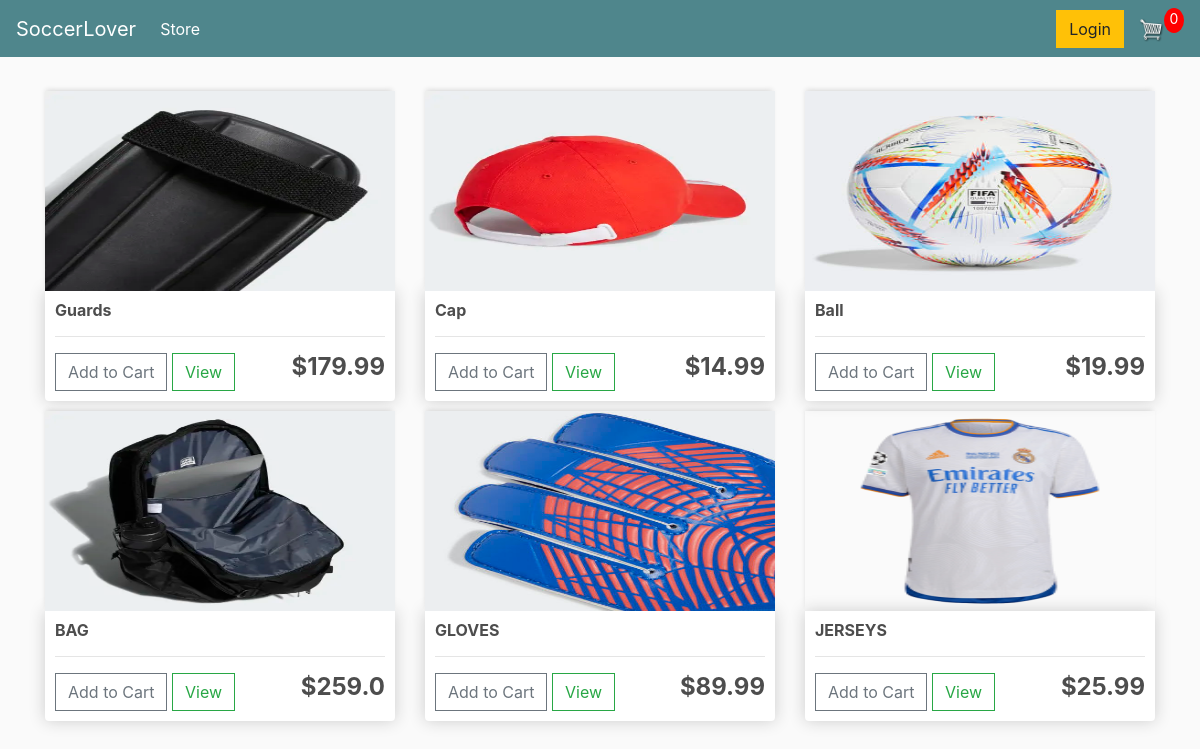
The page / on the database its author committed.
### store/models.py (models this page shows, shortened)
class Product(models.Model):
	name = models.CharField(max_length=200)
	price = models.FloatField()
	digital = models.BooleanField(default=False,null=True, blank=True)
	image = models.ImageField(null=True, blank=True)
	@property
	def imageURL(self):
		try:
			url = self.image.url
		except:
			url = ''
		return url

### store/views.py (the view)
# urls.py: path('', include('store.urls')),
def store(request):
	if request.user.is_authenticated:
		customer = request.user.customer
		order, created = Order.objects.get_or_create(customer=customer, complete=False)
		items = order.orderitem_set.all()
		cartItems = order.get_cart_items
	else:
		items = []
		order = {'get_cart_total':0, 'get_cart_items':0, 'shipping':False}
		cartItems = order['get_cart_items']
	products = Product.objects.all()
	context = {'products':products, 'cartItems':cartItems}
	return render(request, 'store/store.html', context)

### store/templates/store/store.html
{% extends 'store/main.html' %}
{% load static %}
{% block content %}
	<div class="row">
		{% for product in products %}
		<div class="col-lg-4">
			<img class="thumbnail" src="{{product.imageURL}}">
			<div class="box-element product">
				<h6><strong>{{product.name}}</strong></h6>
				<hr>
				<button data-product="{{product.id}}" data-action="add" class="btn btn-outline-secondary add-btn update-cart">Add to Cart</button>
				<a class="btn btn-outline-success" href="#">View</a>
				<h4 style="display: inline-block; float: right"><strong>${{product.price}}</strong></h4>
			</div>
		</div>
		{% endfor %}
	</div>
{% endblock content %}

### store/templates/store/main.html (shortened to what this page needs)
<!DOCTYPE html>
{% load static %}
<html>
<head>
	<link rel="stylesheet" href="https://stackpath.bootstrapcdn.com/bootstrap/4.4.1/css/bootstrap.min.css">
	<link rel="stylesheet" type="text/css" href="{% static 'css/main.css' %}">
</head>
<body>
	<nav class="navbar navbar-expand-lg navbar-dark bg-dark">
	  <a class="navbar-brand" href="{% url 'store' %}">SoccerLover</a>
	  <div class="collapse navbar-collapse" id="navbarSupportedContent">
	    <ul class="navbar-nav mr-auto">
	      <li class="nav-item active">
	        <a class="nav-link" href="{% url 'store' %}">Store <span class="sr-only">(current)</span></a>
	      </li>
	    </ul>
	    <div class="form-inline my-2 my-lg-0">
	     	<a href="#"class="btn btn-warning">Login</a>
	     	<a href="{% url 'cart' %}">
	    		<img  id="cart-icon" src="{% static 'images/cart.png' %}">
	    	</a>
	    	<p id="cart-total">{{cartItems}}</p>
	    </div>
	  </div>
	</nav>
     <div class="container">
            <br>
            {% block content %}
            {% endblock content %}
         </div>
</body>
</html>

### static/css/main.css (style rules this page uses)
body { background-color: hsl(0, 0%, 98%); }
h1,h2,h3,h4,h5,h6 { color:hsl(0, 0%, 30%); }
.box-element { box-shadow:hsl(0, 0%, 80%) 0 0 16px; background-color: #fff; border-radius: 4px; padding: 10px; }
.thumbnail { width: 100%; height: 200px; -webkit-box-shadow: -1px -3px 5px -2px rgba(214,214,214,1); -moz-box-shadow: -1px -3px 5px -2px rgba(214,214,214,1); box-shadow: -1px -3px 5px -2px rgba(214,214,214,1); }
.product { border-radius: 0 0 4px 4px; }
.bg-dark { background-color: #4f868c!important; }
#cart-icon { width:25px; display: inline-block; margin-left: 15px; }
#cart-total { display: block; text-align: center; color:#fff; background-color: red; width: 20px; height: 25px; border-radius: 50%; font-size: 14px; }
.col-lg-4, .col-lg-6, .col-lg-8, .col-lg-12 { margin-top: 10px; }
.btn { border-radius: 0; }

### rows shown on the page
Product: imageURL (picture), name "Guards", price "179.99"
Product: imageURL (picture), name "Cap", price "14.99"
Product: imageURL (picture), name "Ball", price "19.99"
Product: imageURL (picture), name "BAG", price "259.0"
Product: imageURL (picture), name "GLOVES", price "89.99"
Product: imageURL (picture), name "JERSEYS", price "25.99"

### other values the page prints
{{ cartItems }} "0"
